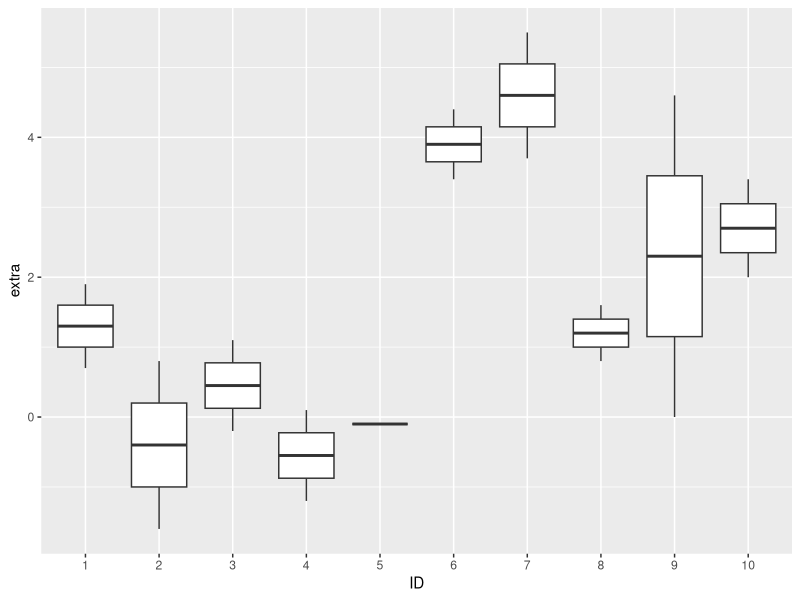

Generate this figure with R:
## ---- chunk 1
data(sleep)
print(sleep)
## ---- chunk 2
colnames(sleep)[which(colnames(sleep) == "group")] <- "drug"
## ---- chunk 3
library(ggplot2)
ggplot(sleep, aes(x = ID, y = extra)) + geom_boxplot()
## ---- chunk 4
# order sleep data by 'extra':
o <- order(sleep$extra)
# order drugs by increasing extra sleep time:
drug.order <- sleep$drug[o]
print(drug.order)
## ---- chunk 5
x <- sleep$extra[sleep$drug == 1]
y <- sleep$extra[sleep$drug == 2]
# use an unpaired test:
w.unpaired <- wilcox.test(x, y, paired = FALSE)
print(w.unpaired$p.value)
## ---- chunk 6
# compute pairwise differences of extra sleep times for the drugs
diff <- x - y
print(diff)
## ---- chunk 7
# use a paired test:
w.unpaired <- wilcox.test(x, y, paired = TRUE)
print(w.unpaired$p.value)
